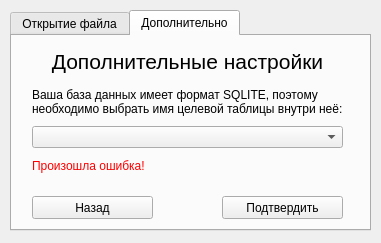
<?xml version="1.0" encoding="UTF-8"?>
<ui version="4.0">
 <class>MainWindow</class>
 <widget class="QMainWindow" name="MainWindow">
  <property name="geometry">
   <rect>
    <x>0</x>
    <y>0</y>
    <width>381</width>
    <height>243</height>
   </rect>
  </property>
  <property name="windowTitle">
   <string>Начало работы</string>
  </property>
  <widget class="QWidget" name="centralwidget">
   <widget class="QTabWidget" name="tabWidget">
    <property name="geometry">
     <rect>
      <x>10</x>
      <y>10</y>
      <width>361</width>
      <height>221</height>
     </rect>
    </property>
    <property name="tabPosition">
     <enum>QTabWidget::North</enum>
    </property>
    <property name="currentIndex">
     <number>1</number>
    </property>
    <property name="tabsClosable">
     <bool>false</bool>
    </property>
    <property name="tabBarAutoHide">
     <bool>false</bool>
    </property>
    <widget class="QWidget" name="tab1">
     <attribute name="title">
      <string>Открытие файла</string>
     </attribute>
     <widget class="QLabel" name="label">
      <property name="geometry">
       <rect>
        <x>20</x>
        <y>10</y>
        <width>311</width>
        <height>31</height>
       </rect>
      </property>
      <property name="font">
       <font>
        <pointsize>16</pointsize>
       </font>
      </property>
      <property name="text">
       <string>Загрузка базы данных</string>
      </property>
      <property name="alignment">
       <set>Qt::AlignCenter</set>
      </property>
     </widget>
     <widget class="QLineEdit" name="entry1">
      <property name="geometry">
       <rect>
        <x>20</x>
        <y>80</y>
        <width>251</width>
        <height>21</height>
       </rect>
      </property>
     </widget>
     <widget class="QLabel" name="error1">
      <property name="geometry">
       <rect>
        <x>20</x>
        <y>160</y>
        <width>181</width>
        <height>20</height>
       </rect>
      </property>
      <property name="palette">
       <palette>
        <active>
         <colorrole role="WindowText">
          <brush brushstyle="SolidPattern">
           <color alpha="255">
            <red>255</red>
            <green>0</green>
            <blue>0</blue>
           </color>
          </brush>
         </colorrole>
         <colorrole role="Text">
          <brush brushstyle="SolidPattern">
           <color alpha="255">
            <red>255</red>
            <green>0</green>
            <blue>0</blue>
           </color>
          </brush>
         </colorrole>
        </active>
        <inactive>
         <colorrole role="WindowText">
          <brush brushstyle="SolidPattern">
           <color alpha="255">
            <red>255</red>
            <green>0</green>
            <blue>0</blue>
           </color>
          </brush>
         </colorrole>
         <colorrole role="Text">
          <brush brushstyle="SolidPattern">
           <color alpha="255">
            <red>255</red>
            <green>0</green>
            <blue>0</blue>
           </color>
          </brush>
         </colorrole>
        </inactive>
        <disabled>
         <colorrole role="WindowText">
          <brush brushstyle="SolidPattern">
           <color alpha="255">
            <red>120</red>
            <green>120</green>
            <blue>120</blue>
           </color>
          </brush>
         </colorrole>
         <colorrole role="Text">
          <brush brushstyle="SolidPattern">
           <color alpha="255">
            <red>120</red>
            <green>120</green>
            <blue>120</blue>
           </color>
          </brush>
         </colorrole>
        </disabled>
       </palette>
      </property>
      <property name="text">
       <string>Произошла ошибка!</string>
      </property>
      <property name="wordWrap">
       <bool>false</bool>
      </property>
     </widget>
     <widget class="QLabel" name="label_2">
      <property name="geometry">
       <rect>
        <x>20</x>
        <y>50</y>
        <width>221</width>
        <height>20</height>
       </rect>
      </property>
      <property name="text">
       <string>Введите путь к таблице для обработки:</string>
      </property>
      <property name="wordWrap">
       <bool>false</bool>
      </property>
     </widget>
     <widget class="QPushButton" name="confirm1">
      <property name="geometry">
       <rect>
        <x>210</x>
        <y>160</y>
        <width>121</width>
        <height>23</height>
       </rect>
      </property>
      <property name="text">
       <string>Подтвердить</string>
      </property>
     </widget>
     <widget class="QLabel" name="label_3">
      <property name="geometry">
       <rect>
        <x>20</x>
        <y>110</y>
        <width>221</width>
        <height>16</height>
       </rect>
      </property>
      <property name="text">
       <string>*Допустимые форматы: XLSX, CSV, SQL</string>
      </property>
     </widget>
     <widget class="QPushButton" name="pushButton">
      <property name="geometry">
       <rect>
        <x>280</x>
        <y>80</y>
        <width>61</width>
        <height>23</height>
       </rect>
      </property>
      <property name="text">
       <string>Обзор...</string>
      </property>
     </widget>
    </widget>
    <widget class="QWidget" name="tab2">
     <attribute name="title">
      <string>Дополнительно</string>
     </attribute>
     <widget class="QLabel" name="label_5">
      <property name="geometry">
       <rect>
        <x>20</x>
        <y>10</y>
        <width>311</width>
        <height>31</height>
       </rect>
      </property>
      <property name="font">
       <font>
        <pointsize>16</pointsize>
       </font>
      </property>
      <property name="text">
       <string>Дополнительные настройки</string>
      </property>
      <property name="alignment">
       <set>Qt::AlignCenter</set>
      </property>
     </widget>
     <widget class="QLabel" name="label_6">
      <property name="geometry">
       <rect>
        <x>20</x>
        <y>50</y>
        <width>321</width>
        <height>31</height>
       </rect>
      </property>
      <property name="text">
       <string>Ваша база данных имеет формат SQLITE, поэтому необходимо выбрать имя целевой таблицы внутри неё:</string>
      </property>
      <property name="wordWrap">
       <bool>true</bool>
      </property>
     </widget>
     <widget class="QLabel" name="error2">
      <property name="geometry">
       <rect>
        <x>20</x>
        <y>120</y>
        <width>311</width>
        <height>20</height>
       </rect>
      </property>
      <property name="palette">
       <palette>
        <active>
         <colorrole role="WindowText">
          <brush brushstyle="SolidPattern">
           <color alpha="255">
            <red>255</red>
            <green>0</green>
            <blue>0</blue>
           </color>
          </brush>
         </colorrole>
         <colorrole role="Text">
          <brush brushstyle="SolidPattern">
           <color alpha="255">
            <red>255</red>
            <green>0</green>
            <blue>0</blue>
           </color>
          </brush>
         </colorrole>
        </active>
        <inactive>
         <colorrole role="WindowText">
          <brush brushstyle="SolidPattern">
           <color alpha="255">
            <red>255</red>
            <green>0</green>
            <blue>0</blue>
           </color>
          </brush>
         </colorrole>
         <colorrole role="Text">
          <brush brushstyle="SolidPattern">
           <color alpha="255">
            <red>255</red>
            <green>0</green>
            <blue>0</blue>
           </color>
          </brush>
         </colorrole>
        </inactive>
        <disabled>
         <colorrole role="WindowText">
          <brush brushstyle="SolidPattern">
           <color alpha="255">
            <red>120</red>
            <green>120</green>
            <blue>120</blue>
           </color>
          </brush>
         </colorrole>
         <colorrole role="Text">
          <brush brushstyle="SolidPattern">
           <color alpha="255">
            <red>120</red>
            <green>120</green>
            <blue>120</blue>
           </color>
          </brush>
         </colorrole>
        </disabled>
       </palette>
      </property>
      <property name="text">
       <string>Произошла ошибка!</string>
      </property>
      <property name="wordWrap">
       <bool>false</bool>
      </property>
     </widget>
     <widget class="QPushButton" name="confirm2">
      <property name="geometry">
       <rect>
        <x>210</x>
        <y>160</y>
        <width>121</width>
        <height>23</height>
       </rect>
      </property>
      <property name="text">
       <string>Подтвердить</string>
      </property>
     </widget>
     <widget class="QPushButton" name="cancel">
      <property name="geometry">
       <rect>
        <x>20</x>
        <y>160</y>
        <width>121</width>
        <height>23</height>
       </rect>
      </property>
      <property name="text">
       <string>Назад</string>
      </property>
     </widget>
     <widget class="QComboBox" name="choose_table">
      <property name="geometry">
       <rect>
        <x>20</x>
        <y>90</y>
        <width>311</width>
        <height>22</height>
       </rect>
      </property>
     </widget>
    </widget>
   </widget>
  </widget>
 </widget>
 <resources/>
 <connections/>
</ui>
